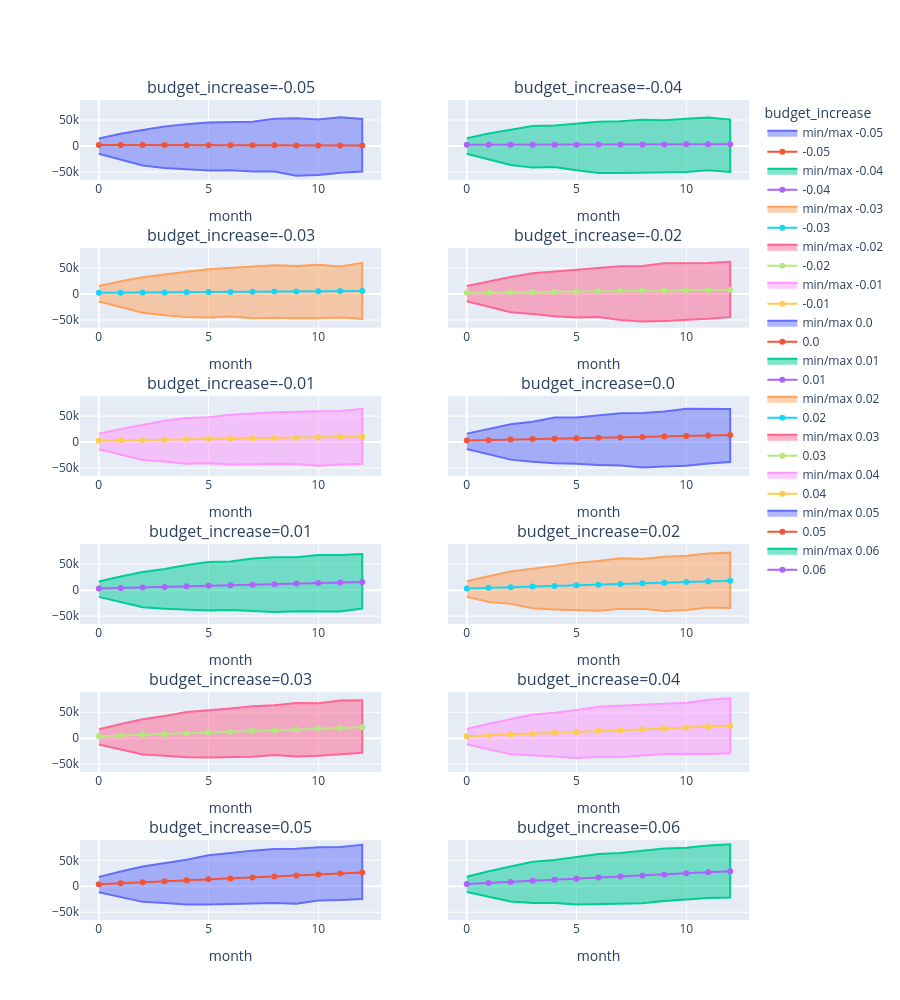

Notebook cell for this chart:
### Code cell
simulations_by_month = (
    simulations.group_by("month", "budget_increase")
    .agg(
        amount_average=pl.col("amount").mean(),
        amount_min=pl.col("amount").min(),
        amount_max=pl.col("amount").max(),
    )
    .sort("budget_increase", "month")
)

TRENDLINE_FIG_COL_COUNT = 2

fig = make_subplots(
    rows=int(len(BUDGET_INCREASES) / TRENDLINE_FIG_COL_COUNT),
    cols=TRENDLINE_FIG_COL_COUNT,
    shared_yaxes="all",
    subplot_titles=[
        f"budget_increase={budget_increase}" for budget_increase in BUDGET_INCREASES
    ],
)
for i, budget_increase in enumerate(BUDGET_INCREASES):
    sims = simulations_by_month.filter(pl.col("budget_increase") == budget_increase)
    row = int(i / TRENDLINE_FIG_COL_COUNT) + 1
    col = i % TRENDLINE_FIG_COL_COUNT + 1
    fig.add_trace(
        go.Scatter(
            x=pl.concat([sims["month"], sims["month"].reverse()]),
            y=pl.concat([sims["amount_min"], sims["amount_max"].reverse()]),
            name=f"min/max {budget_increase}",
            fill="toself",
        ),
        row=row,
        col=col,
    )
    fig.add_trace(
        go.Scatter(x=sims["month"], y=sims["amount_average"], name=budget_increase),
        row=row,
        col=col,
    )
    fig.update_xaxes(title_text="month", row=row, col=col)
fig.update_layout(height=1000, legend=go.layout.Legend(title="budget_increase"))
fig.show()

### Figure 1 — Plotly figure (JSON) as saved in the notebook; plotly's stock layout.template omitted (floating-point values rounded to 4 significant figures)
{"data": [{"fill": "toself", "name": "min/max -0.05", "type": "scatter", "x": [0, 1, 2, 3, 4, 5, 6, 7, 8, 9, 10, 11, 12, 12, 11, 10, 9, 8, 7, 6, 5, 4, 3, 2, 1, 0], "xaxis": "x", "y": [-15150.0, -26490.0, -37460.0, -42640.0, -44840.0, -47090.0, -46630.0, -49170.0, -49390.0, -57330.0, -56110.0, -51560.0, -49220.0, 52030.0, 55200.0, 50850.0, 53280.0, 52630.0, 46800.0, 46410.0, 45190.0, 42100.0, 37550.0, 30830.0, 23440.0, 14590.0], "yaxis": "y"}, {"name": "-0.05", "type": "scatter", "x": [0, 1, 2, 3, 4, 5, 6, 7, 8, 9, 10, 11, 12], "xaxis": "x", "y": [2006.0, 1913.0, 1798.0, 1690.0, 1525.0, 1384.0, 1261.0, 1274.0, 1206.0, 1136.0, 951.3, 902.4, 714.0], "yaxis": "y"}, {"fill": "toself", "name": "min/max -0.04", "type": "scatter", "x": [0, 1, 2, 3, 4, 5, 6, 7, 8, 9, 10, 11, 12, 12, 11, 10, 9, 8, 7, 6, 5, 4, 3, 2, 1, 0], "xaxis": "x2", "y": [-14790.0, -25960.0, -36720.0, -41690.0, -40300.0, -46680.0, -52070.0, -52240.0, -51430.0, -49840.0, -50210.0, -46670.0, -50070.0, 50880.0, 54640.0, 52260.0, 49580.0, 50420.0, 47760.0, 46850.0, 42490.0, 39250.0, 38440.0, 31540.0, 23940.0, 14940.0], "yaxis": "y2"}, {"name": "-0.04", "type": "scatter", "x": [0, 1, 2, 3, 4, 5, 6, 7, 8, 9, 10, 11, 12], "xaxis": "x2", "y": [2255.0, 2274.0, 2340.0, 2427.0, 2510.0, 2535.0, 2634.0, 2740.0, 2836.0, 2964.0, 3093.0, 3261.0, 3319.0], "yaxis": "y2"}, {"fill": "toself", "name": "min/max -0.03", "type": "scatter", "x": [0, 1, 2, 3, 4, 5, 6, 7, 8, 9, 10, 11, 12, 12, 11, 10, 9, 8, 7, 6, 5, 4, 3, 2, 1, 0], "xaxis": "x3", "y": [-14430.0, -25430.0, -35980.0, -40740.0, -44160.0, -45000.0, -43400.0, -46620.0, -45450.0, -46440.0, -46560.0, -45140.0, -48080.0, 60150.0, 53200.0, 56500.0, 53790.0, 55380.0, 52500.0, 50950.0, 47830.0, 43040.0, 37160.0, 32260.0, 24440.0, 15290.0], "yaxis": "y3"}, {"name": "-0.03", "type": "scatter", "x": [0, 1, 2, 3, 4, 5, 6, 7, 8, 9, 10, 11, 12], "xaxis": "x3", "y": [2328.0, 2625.0, 2951.0, 3177.0, 3480.0, 3790.0, 4073.0, 4339.0, 4710.0, 5039.0, 5333.0, 5622.0, 5997.0], "yaxis": "y3"}, {"fill": "toself", "name": "min/max -0.02", "type": "scatter", "x": [0, 1, 2, 3, 4, 5, 6, 7, 8, 9, 10, 11, 12, 12, 11, 10, 9, 8, 7, 6, 5, 4, 3, 2, 1, 0], "xaxis": "x4", "y": [-14070.0, -24900.0, -35250.0, -38270.0, -42810.0, -45440.0, -44370.0, -49950.0, -52920.0, -51800.0, -49910.0, -47710.0, -44480.0, 62220.0, 59590.0, 58930.0, 59150.0, 54080.0, 53420.0, 50330.0, 46990.0, 43080.0, 40230.0, 32970.0, 24940.0, 15640.0], "yaxis": "y4"}, {"name": "-0.02", "type": "scatter", "x": [0, 1, 2, 3, 4, 5, 6, 7, 8, 9, 10, 11, 12], "xaxis": "x4", "y": [2635.0, 3120.0, 3575.0, 4152.0, 4639.0, 5025.0, 5404.0, 5819.0, 6356.0, 6713.0, 7282.0, 7729.0, 8300.0], "yaxis": "y4"}, {"fill": "toself", "name": "min/max -0.01", "type": "scatter", "x": [0, 1, 2, 3, 4, 5, 6, 7, 8, 9, 10, 11, 12, 12, 11, 10, 9, 8, 7, 6, 5, 4, 3, 2, 1, 0], "xaxis": "x5", "y": [-13710.0, -24360.0, -34510.0, -37580.0, -41670.0, -40630.0, -43380.0, -42720.0, -41850.0, -42430.0, -45510.0, -43120.0, -41840.0, 64060.0, 60020.0, 59510.0, 59250.0, 57600.0, 55220.0, 52850.0, 47990.0, 46380.0, 41130.0, 33680.0, 25450.0, 15990.0], "yaxis": "y5"}, {"name": "-0.01", "type": "scatter", "x": [0, 1, 2, 3, 4, 5, 6, 7, 8, 9, 10, 11, 12], "xaxis": "x5", "y": [2648.0, 3434.0, 4046.0, 4588.0, 5285.0, 6019.0, 6610.0, 7232.0, 7927.0, 8588.0, 9269.0, 9872.0, 10510.0], "yaxis": "y5"}, {"fill": "toself", "name": "min/max 0.0", "type": "scatter", "x": [0, 1, 2, 3, 4, 5, 6, 7, 8, 9, 10, 11, 12, 12, 11, 10, 9, 8, 7, 6, 5, 4, 3, 2, 1, 0], "xaxis": "x6", "y": [-13340.0, -23830.0, -33770.0, -37880.0, -40540.0, -41660.0, -44210.0, -45010.0, -49120.0, -47060.0, -45630.0, -41030.0, -38490.0, 63670.0, 64080.0, 64140.0, 58760.0, 56240.0, 55420.0, 52080.0, 47620.0, 47570.0, 39120.0, 34390.0, 25950.0, 16340.0], "yaxis": "y6"}, {"name": "0.0", "type": "scatter", "x": [0, 1, 2, 3, 4, 5, 6, 7, 8, 9, 10, 11, 12], "xaxis": "x6", "y": [3007.0, 4011.0, 4891.0, 5775.0, 6560.0, 7300.0, 8160.0, 8970.0, 9869.0, 10820.0, 11750.0, 12620.0, 13450.0], "yaxis": "y6"}, {"fill": "toself", "name": "min/max 0.01", "type": "scatter", "x": [0, 1, 2, 3, 4, 5, 6, 7, 8, 9, 10, 11, 12, 12, 11, 10, 9, 8, 7, 6, 5, 4, 3, 2, 1, 0], "xaxis": "x7", "y": [-12980.0, -23300.0, -33030.0, -35750.0, -37920.0, -39420.0, -38030.0, -40510.0, -41890.0, -40490.0, -40470.0, -41070.0, -35480.0, 69650.0, 67530.0, 67500.0, 63400.0, 63180.0, 60960.0, 55360.0, 54310.0, 48510.0, 40700.0, 35100.0, 26450.0, 16690.0], "yaxis": "y7"}, {"name": "0.01", "type": "scatter", "x": [0, 1, 2, 3, 4, 5, 6, 7, 8, 9, 10, 11, 12], "xaxis": "x7", "y": [3171.0, 4220.0, 5295.0, 6247.0, 7344.0, 8414.0, 9375.0, 10450.0, 11590.0, 12610.0, 13720.0, 14770.0, 15890.0], "yaxis": "y7"}, {"fill": "toself", "name": "min/max 0.02", "type": "scatter", "x": [0, 1, 2, 3, 4, 5, 6, 7, 8, 9, 10, 11, 12, 12, 11, 10, 9, 8, 7, 6, 5, 4, 3, 2, 1, 0], "xaxis": "x8", "y": [-12620.0, -22770.0, -26450.0, -34830.0, -37120.0, -39120.0, -39650.0, -36100.0, -35840.0, -39990.0, -38250.0, -33560.0, -34480.0, 72250.0, 70500.0, 66500.0, 64450.0, 60210.0, 61450.0, 55950.0, 52550.0, 46780.0, 41870.0, 35820.0, 26950.0, 17040.0], "yaxis": "y8"}, {"name": "0.02", "type": "scatter", "x": [0, 1, 2, 3, 4, 5, 6, 7, 8, 9, 10, 11, 12], "xaxis": "x8", "y": [3290.0, 4564.0, 5678.0, 6882.0, 8124.0, 9323.0, 10640.0, 11950.0, 13210.0, 14490.0, 15750.0, 17010.0, 18280.0], "yaxis": "y8"}, {"fill": "toself", "name": "min/max 0.03", "type": "scatter", "x": [0, 1, 2, 3, 4, 5, 6, 7, 8, 9, 10, 11, 12, 12, 11, 10, 9, 8, 7, 6, 5, 4, 3, 2, 1, 0], "xaxis": "x9", "y": [-12260.0, -22240.0, -31550.0, -33910.0, -36840.0, -37130.0, -36660.0, -35560.0, -32260.0, -35150.0, -33800.0, -30320.0, -28060.0, 73200.0, 72550.0, 67520.0, 67690.0, 63510.0, 61580.0, 57400.0, 54240.0, 50650.0, 42840.0, 36530.0, 27450.0, 17400.0], "yaxis": "y9"}, {"name": "0.03", "type": "scatter", "x": [0, 1, 2, 3, 4, 5, 6, 7, 8, 9, 10, 11, 12], "xaxis": "x9", "y": [3563.0, 5048.0, 6417.0, 7888.0, 9394.0, 10910.0, 12410.0, 13790.0, 15190.0, 16750.0, 18260.0, 19640.0, 21150.0], "yaxis": "y9"}, {"fill": "toself", "name": "min/max 0.04", "type": "scatter", "x": [0, 1, 2, 3, 4, 5, 6, 7, 8, 9, 10, 11, 12, 12, 11, 10, 9, 8, 7, 6, 5, 4, 3, 2, 1, 0], "xaxis": "x10", "y": [-11900.0, -21710.0, -30810.0, -32740.0, -35770.0, -38180.0, -35850.0, -36000.0, -33210.0, -30480.0, -29810.0, -30680.0, -28890.0, 76760.0, 74030.0, 68340.0, 66580.0, 64310.0, 62070.0, 60400.0, 54510.0, 48950.0, 45600.0, 37240.0, 27950.0, 17750.0], "yaxis": "y10"}, {"name": "0.04", "type": "scatter", "x": [0, 1, 2, 3, 4, 5, 6, 7, 8, 9, 10, 11, 12], "xaxis": "x10", "y": [3734.0, 5265.0, 6927.0, 8660.0, 10390.0, 12130.0, 13770.0, 15480.0, 17200.0, 18800.0, 20440.0, 22080.0, 23800.0], "yaxis": "y10"}, {"fill": "toself", "name": "min/max 0.05", "type": "scatter", "x": [0, 1, 2, 3, 4, 5, 6, 7, 8, 9, 10, 11, 12, 12, 11, 10, 9, 8, 7, 6, 5, 4, 3, 2, 1, 0], "xaxis": "x11", "y": [-11540.0, -21170.0, -30070.0, -32080.0, -35120.0, -34920.0, -33710.0, -32950.0, -32300.0, -33790.0, -27500.0, -26710.0, -24530.0, 79830.0, 75850.0, 75240.0, 72350.0, 71590.0, 68650.0, 64140.0, 59610.0, 51060.0, 43820.0, 37950.0, 28450.0, 18100.0], "yaxis": "y11"}, {"name": "0.05", "type": "scatter", "x": [0, 1, 2, 3, 4, 5, 6, 7, 8, 9, 10, 11, 12], "xaxis": "x11", "y": [3994.0, 5754.0, 7731.0, 9560.0, 11430.0, 13280.0, 15130.0, 16860.0, 18820.0, 20650.0, 22500.0, 24480.0, 26400.0], "yaxis": "y11"}, {"fill": "toself", "name": "min/max 0.06", "type": "scatter", "x": [0, 1, 2, 3, 4, 5, 6, 7, 8, 9, 10, 11, 12, 12, 11, 10, 9, 8, 7, 6, 5, 4, 3, 2, 1, 0], "xaxis": "x12", "y": [-11170.0, -20640.0, -29330.0, -32160.0, -32200.0, -35300.0, -34330.0, -32390.0, -32780.0, -28610.0, -25530.0, -22650.0, -21860.0, 80910.0, 78540.0, 74220.0, 72760.0, 69050.0, 64270.0, 62300.0, 56460.0, 50460.0, 47390.0, 38670.0, 28960.0, 18450.0], "yaxis": "y12"}, {"name": "0.06", "type": "scatter", "x": [0, 1, 2, 3, 4, 5, 6, 7, 8, 9, 10, 11, 12], "xaxis": "x12", "y": [4159.0, 6373.0, 8384.0, 10410.0, 12490.0, 14690.0, 16820.0, 18780.0, 20800.0, 22870.0, 24940.0, 26940.0, 28980.0], "yaxis": "y12"}], "layout": {"annotations": [{"font": {"size": 16}, "showarrow": false, "text": "budget_increase=-0.05", "x": 0.225, "xanchor": "center", "xref": "paper", "y": 1.0, "yanchor": "bottom", "yref": "paper"}, {"font": {"size": 16}, "showarrow": false, "text": "budget_increase=-0.04", "x": 0.775, "xanchor": "center", "xref": "paper", "y": 1.0, "yanchor": "bottom", "yref": "paper"}, {"font": {"size": 16}, "showarrow": false, "text": "budget_increase=-0.03", "x": 0.225, "xanchor": "center", "xref": "paper", "y": 0.8194, "yanchor": "bottom", "yref": "paper"}, {"font": {"size": 16}, "showarrow": false, "text": "budget_increase=-0.02", "x": 0.775, "xanchor": "center", "xref": "paper", "y": 0.8194, "yanchor": "bottom", "yref": "paper"}, {"font": {"size": 16}, "showarrow": false, "text": "budget_increase=-0.01", "x": 0.225, "xanchor": "center", "xref": "paper", "y": 0.6389, "yanchor": "bottom", "yref": "paper"}, {"font": {"size": 16}, "showarrow": false, "text": "budget_increase=0.0", "x": 0.775, "xanchor": "center", "xref": "paper", "y": 0.6389, "yanchor": "bottom", "yref": "paper"}, {"font": {"size": 16}, "showarrow": false, "text": "budget_increase=0.01", "x": 0.225, "xanchor": "center", "xref": "paper", "y": 0.4583, "yanchor": "bottom", "yref": "paper"}, {"font": {"size": 16}, "showarrow": false, "text": "budget_increase=0.02", "x": 0.775, "xanchor": "center", "xref": "paper", "y": 0.4583, "yanchor": "bottom", "yref": "paper"}, {"font": {"size": 16}, "showarrow": false, "text": "budget_increase=0.03", "x": 0.225, "xanchor": "center", "xref": "paper", "y": 0.2778, "yanchor": "bottom", "yref": "paper"}, {"font": {"size": 16}, "showarrow": false, "text": "budget_increase=0.04", "x": 0.775, "xanchor": "center", "xref": "paper", "y": 0.2778, "yanchor": "bottom", "yref": "paper"}, {"font": {"size": 16}, "showarrow": false, "text": "budget_increase=0.05", "x": 0.225, "xanchor": "center", "xref": "paper", "y": 0.09722, "yanchor": "bottom", "yref": "paper"}, {"font": {"size": 16}, "showarrow": false, "text": "budget_increase=0.06", "x": 0.775, "xanchor": "center", "xref": "paper", "y": 0.09722, "yanchor": "bottom", "yref": "paper"}], "height": 1000, "legend": {"title": {"text": "budget_increase"}}, "xaxis": {"anchor": "y", "domain": [0, 0.45], "title": {"text": "month"}}, "xaxis10": {"anchor": "y10", "domain": [0.55, 1], "title": {"text": "month"}}, "xaxis11": {"anchor": "y11", "domain": [0, 0.45], "title": {"text": "month"}}, "xaxis12": {"anchor": "y12", "domain": [0.55, 1], "title": {"text": "month"}}, "xaxis2": {"anchor": "y2", "domain": [0.55, 1], "title": {"text": "month"}}, "xaxis3": {"anchor": "y3", "domain": [0, 0.45], "title": {"text": "month"}}, "xaxis4": {"anchor": "y4", "domain": [0.55, 1], "title": {"text": "month"}}, "xaxis5": {"anchor": "y5", "domain": [0, 0.45], "title": {"text": "month"}}, "xaxis6": {"anchor": "y6", "domain": [0.55, 1], "title": {"text": "month"}}, "xaxis7": {"anchor": "y7", "domain": [0, 0.45], "title": {"text": "month"}}, "xaxis8": {"anchor": "y8", "domain": [0.55, 1], "title": {"text": "month"}}, "xaxis9": {"anchor": "y9", "domain": [0, 0.45], "title": {"text": "month"}}, "yaxis": {"anchor": "x", "domain": [0.9028, 1.0], "matches": "y11"}, "yaxis10": {"anchor": "x10", "domain": [0.1806, 0.2778], "matches": "y11", "showticklabels": false}, "yaxis11": {"anchor": "x11", "domain": [0, 0.09722]}, "yaxis12": {"anchor": "x12", "domain": [0, 0.09722], "matches": "y11", "showticklabels": false}, "yaxis2": {"anchor": "x2", "domain": [0.9028, 1.0], "matches": "y11", "showticklabels": false}, "yaxis3": {"anchor": "x3", "domain": [0.7222, 0.8194], "matches": "y11"}, "yaxis4": {"anchor": "x4", "domain": [0.7222, 0.8194], "matches": "y11", "showticklabels": false}, "yaxis5": {"anchor": "x5", "domain": [0.5417, 0.6389], "matches": "y11"}, "yaxis6": {"anchor": "x6", "domain": [0.5417, 0.6389], "matches": "y11", "showticklabels": false}, "yaxis7": {"anchor": "x7", "domain": [0.3611, 0.4583], "matches": "y11"}, "yaxis8": {"anchor": "x8", "domain": [0.3611, 0.4583], "matches": "y11", "showticklabels": false}, "yaxis9": {"anchor": "x9", "domain": [0.1806, 0.2778], "matches": "y11"}}}
